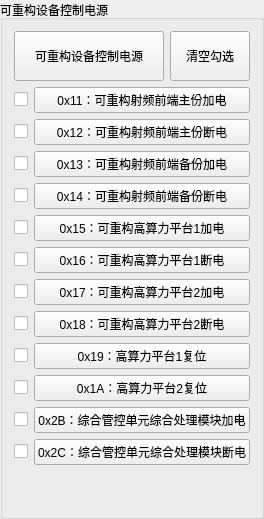
    <widget class="QGroupBox" name="groupBox_3">
     <property name="title">
      <string>可重构设备控制电源</string>
     </property>
     <layout class="QVBoxLayout" name="verticalLayout_7">
      <item>
       <layout class="QHBoxLayout" name="horizontalLayout_92">
        <item>
         <widget class="QPushButton" name="pushButton_OC_SUM">
          <property name="minimumSize">
           <size>
            <width>0</width>
            <height>50</height>
           </size>
          </property>
          <property name="styleSheet">
           <string notr="true"/>
          </property>
          <property name="text">
           <string>可重构设备控制电源</string>
          </property>
         </widget>
        </item>
        <item>
         <widget class="QPushButton" name="pushButton_Clear_OC">
          <property name="sizePolicy">
           <sizepolicy hsizetype="Fixed" vsizetype="Fixed">
            <horstretch>0</horstretch>
            <verstretch>0</verstretch>
           </sizepolicy>
          </property>
          <property name="minimumSize">
           <size>
            <width>0</width>
            <height>50</height>
           </size>
          </property>
          <property name="styleSheet">
           <string notr="true"/>
          </property>
          <property name="text">
           <string>清空勾选</string>
          </property>
         </widget>
        </item>
       </layout>
      </item>
      <item>
       <layout class="QHBoxLayout" name="horizontalLayout_20">
        <item>
         <widget class="QCheckBox" name="checkBox_OC_0x11">
          <property name="sizePolicy">
           <sizepolicy hsizetype="Fixed" vsizetype="Fixed">
            <horstretch>0</horstretch>
            <verstretch>0</verstretch>
           </sizepolicy>
          </property>
          <property name="text">
           <string/>
          </property>
         </widget>
        </item>
        <item>
         <widget class="QPushButton" name="pushButton_17">
          <property name="styleSheet">
           <string notr="true"/>
          </property>
          <property name="text">
           <string>0x11：可重构射频前端主份加电</string>
          </property>
         </widget>
        </item>
       </layout>
      </item>
      <item>
       <layout class="QHBoxLayout" name="horizontalLayout_21">
        <item>
         <widget class="QCheckBox" name="checkBox_OC_0x12">
          <property name="sizePolicy">
           <sizepolicy hsizetype="Fixed" vsizetype="Fixed">
            <horstretch>0</horstretch>
            <verstretch>0</verstretch>
           </sizepolicy>
          </property>
          <property name="text">
           <string/>
          </property>
         </widget>
        </item>
        <item>
         <widget class="QPushButton" name="pushButton_18">
          <property name="styleSheet">
           <string notr="true"/>
          </property>
          <property name="text">
           <string>0x12：可重构射频前端主份断电</string>
          </property>
         </widget>
        </item>
       </layout>
      </item>
      <item>
       <layout class="QHBoxLayout" name="horizontalLayout_22">
        <item>
         <widget class="QCheckBox" name="checkBox_OC_0x13">
          <property name="sizePolicy">
           <sizepolicy hsizetype="Fixed" vsizetype="Fixed">
            <horstretch>0</horstretch>
            <verstretch>0</verstretch>
           </sizepolicy>
          </property>
          <property name="text">
           <string/>
          </property>
         </widget>
        </item>
        <item>
         <widget class="QPushButton" name="pushButton_19">
          <property name="styleSheet">
           <string notr="true"/>
          </property>
          <property name="text">
           <string>0x13：可重构射频前端备份加电</string>
          </property>
         </widget>
        </item>
       </layout>
      </item>
      <item>
       <layout class="QHBoxLayout" name="horizontalLayout_23">
        <item>
         <widget class="QCheckBox" name="checkBox_OC_0x14">
          <property name="sizePolicy">
           <sizepolicy hsizetype="Fixed" vsizetype="Fixed">
            <horstretch>0</horstretch>
            <verstretch>0</verstretch>
           </sizepolicy>
          </property>
          <property name="text">
           <string/>
          </property>
         </widget>
        </item>
        <item>
         <widget class="QPushButton" name="pushButton_20">
          <property name="styleSheet">
           <string notr="true"/>
          </property>
          <property name="text">
           <string>0x14：可重构射频前端备份断电</string>
          </property>
         </widget>
        </item>
       </layout>
      </item>
      <item>
       <layout class="QHBoxLayout" name="horizontalLayout_24">
        <item>
         <widget class="QCheckBox" name="checkBox_OC_0x15">
          <property name="sizePolicy">
           <sizepolicy hsizetype="Fixed" vsizetype="Fixed">
            <horstretch>0</horstretch>
            <verstretch>0</verstretch>
           </sizepolicy>
          </property>
          <property name="text">
           <string/>
          </property>
         </widget>
        </item>
        <item>
         <widget class="QPushButton" name="pushButton_21">
          <property name="styleSheet">
           <string notr="true"/>
          </property>
          <property name="text">
           <string>0x15：可重构高算力平台1加电</string>
          </property>
         </widget>
        </item>
       </layout>
      </item>
      <item>
       <layout class="QHBoxLayout" name="horizontalLayout_25">
        <item>
         <widget class="QCheckBox" name="checkBox_OC_0x16">
          <property name="sizePolicy">
           <sizepolicy hsizetype="Fixed" vsizetype="Fixed">
            <horstretch>0</horstretch>
            <verstretch>0</verstretch>
           </sizepolicy>
          </property>
          <property name="text">
           <string/>
          </property>
         </widget>
        </item>
        <item>
         <widget class="QPushButton" name="pushButton_22">
          <property name="styleSheet">
           <string notr="true"/>
          </property>
          <property name="text">
           <string>0x16：可重构高算力平台1断电</string>
          </property>
         </widget>
        </item>
       </layout>
      </item>
      <item>
       <layout class="QHBoxLayout" name="horizontalLayout_26">
        <item>
         <widget class="QCheckBox" name="checkBox_OC_0x17">
          <property name="sizePolicy">
           <sizepolicy hsizetype="Fixed" vsizetype="Fixed">
            <horstretch>0</horstretch>
            <verstretch>0</verstretch>
           </sizepolicy>
          </property>
          <property name="text">
           <string/>
          </property>
         </widget>
        </item>
        <item>
         <widget class="QPushButton" name="pushButton_23">
          <property name="styleSheet">
           <string notr="true"/>
          </property>
          <property name="text">
           <string>0x17：可重构高算力平台2加电</string>
          </property>
         </widget>
        </item>
       </layout>
      </item>
      <item>
       <layout class="QHBoxLayout" name="horizontalLayout_27">
        <item>
         <widget class="QCheckBox" name="checkBox_OC_0x18">
          <property name="sizePolicy">
           <sizepolicy hsizetype="Fixed" vsizetype="Fixed">
            <horstretch>0</horstretch>
            <verstretch>0</verstretch>
           </sizepolicy>
          </property>
          <property name="text">
           <string/>
          </property>
         </widget>
        </item>
        <item>
         <widget class="QPushButton" name="pushButton_24">
          <property name="styleSheet">
           <string notr="true"/>
          </property>
          <property name="text">
           <string>0x18：可重构高算力平台2断电</string>
          </property>
         </widget>
        </item>
       </layout>
      </item>
      <item>
       <layout class="QHBoxLayout" name="horizontalLayout_28">
        <item>
         <widget class="QCheckBox" name="checkBox_OC_0x19">
          <property name="sizePolicy">
           <sizepolicy hsizetype="Fixed" vsizetype="Fixed">
            <horstretch>0</horstretch>
            <verstretch>0</verstretch>
           </sizepolicy>
          </property>
          <property name="text">
           <string/>
          </property>
         </widget>
        </item>
        <item>
         <widget class="QPushButton" name="pushButton_25">
          <property name="styleSheet">
           <string notr="true"/>
          </property>
          <property name="text">
           <string>0x19：高算力平台1复位</string>
          </property>
         </widget>
        </item>
       </layout>
      </item>
      <item>
       <layout class="QHBoxLayout" name="horizontalLayout_29">
        <item>
         <widget class="QCheckBox" name="checkBox_OC_0x1A">
          <property name="sizePolicy">
           <sizepolicy hsizetype="Fixed" vsizetype="Fixed">
            <horstretch>0</horstretch>
            <verstretch>0</verstretch>
           </sizepolicy>
          </property>
          <property name="text">
           <string/>
          </property>
         </widget>
        </item>
        <item>
         <widget class="QPushButton" name="pushButton_26">
          <property name="styleSheet">
           <string notr="true"/>
          </property>
          <property name="text">
           <string>0x1A：高算力平台2复位</string>
          </property>
         </widget>
        </item>
       </layout>
      </item>
      <item>
       <layout class="QHBoxLayout" name="horizontalLayout_46">
        <item>
         <widget class="QCheckBox" name="checkBox_OC_0x2B">
          <property name="sizePolicy">
           <sizepolicy hsizetype="Fixed" vsizetype="Fixed">
            <horstretch>0</horstretch>
            <verstretch>0</verstretch>
           </sizepolicy>
          </property>
          <property name="text">
           <string/>
          </property>
         </widget>
        </item>
        <item>
         <widget class="QPushButton" name="pushButton_43">
          <property name="styleSheet">
           <string notr="true"/>
          </property>
          <property name="text">
           <string>0x2B：综合管控单元综合处理模块加电</string>
          </property>
         </widget>
        </item>
       </layout>
      </item>
      <item>
       <layout class="QHBoxLayout" name="horizontalLayout_47">
        <item>
         <widget class="QCheckBox" name="checkBox_OC_0x2C">
          <property name="sizePolicy">
           <sizepolicy hsizetype="Fixed" vsizetype="Fixed">
            <horstretch>0</horstretch>
            <verstretch>0</verstretch>
           </sizepolicy>
          </property>
          <property name="text">
           <string/>
          </property>
         </widget>
        </item>
        <item>
         <widget class="QPushButton" name="pushButton_44">
          <property name="styleSheet">
           <string notr="true"/>
          </property>
          <property name="text">
           <string>0x2C：综合管控单元综合处理模块断电</string>
          </property>
         </widget>
        </item>
       </layout>
      </item>
      <item>
       <spacer name="verticalSpacer">
        <property name="orientation">
         <enum>Qt::Vertical</enum>
        </property>
        <property name="sizeHint" stdset="0">
         <size>
          <width>20</width>
          <height>40</height>
         </size>
        </property>
       </spacer>
      </item>
     </layout>
    </widget>
